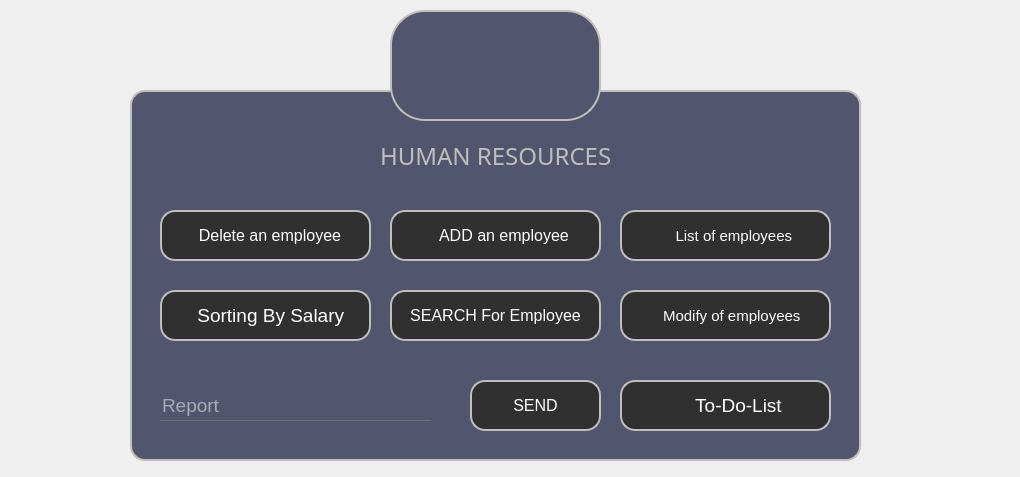
<?xml version="1.0" encoding="UTF-8"?>
<ui version="4.0">
 <class>MainWindow</class>
 <widget class="QMainWindow" name="MainWindow">
  <property name="geometry">
   <rect>
    <x>0</x>
    <y>0</y>
    <width>1020</width>
    <height>477</height>
   </rect>
  </property>
  <property name="windowTitle">
   <string>MENU</string>
  </property>
  <property name="styleSheet">
   <string notr="true">*{
	background:url(C:/Users/ALA/Desktop/2A/projet/court-hammerrr.jpg) ;
}</string>
  </property>
  <property name="animated">
   <bool>true</bool>
  </property>
  <widget class="QWidget" name="centralWidget">
   <widget class="QPushButton" name="pushButton_15">
    <property name="geometry">
     <rect>
      <x>390</x>
      <y>10</y>
      <width>211</width>
      <height>111</height>
     </rect>
    </property>
    <property name="font">
     <font>
      <pointsize>20</pointsize>
     </font>
    </property>
    <property name="styleSheet">
     <string notr="true">*{
background:#51556e;
border: 2px solid #bfbeba;
border-radius: 35px;

}</string>
    </property>
    <property name="text">
     <string/>
    </property>
    <property name="icon">
     <iconset>
      <normaloff>../../clubs &amp; events/icons/2636184.png</normaloff>../../clubs &amp; events/icons/2636184.png</iconset>
    </property>
    <property name="iconSize">
     <size>
      <width>60</width>
      <height>60</height>
     </size>
    </property>
   </widget>
   <widget class="QFrame" name="Qframe">
    <property name="geometry">
     <rect>
      <x>130</x>
      <y>90</y>
      <width>731</width>
      <height>371</height>
     </rect>
    </property>
    <property name="styleSheet">
     <string notr="true">QFrame
{
	background:#51556e;
border: 2px solid #bfbeba;
    border-radius:15px;
}</string>
    </property>
    <property name="frameShape">
     <enum>QFrame::StyledPanel</enum>
    </property>
    <property name="frameShadow">
     <enum>QFrame::Raised</enum>
    </property>
    <widget class="QLabel" name="label_7">
     <property name="geometry">
      <rect>
       <x>250</x>
       <y>40</y>
       <width>251</width>
       <height>51</height>
      </rect>
     </property>
     <property name="styleSheet">
      <string notr="true">*{
    font-family:century gothic;border:none;
    font-size:24px;
	color:#bfbeba;
}

</string>
     </property>
     <property name="text">
      <string>HUMAN RESOURCES</string>
     </property>
    </widget>
    <widget class="QLabel" name="label_8">
     <property name="geometry">
      <rect>
       <x>380</x>
       <y>450</y>
       <width>231</width>
       <height>171</height>
      </rect>
     </property>
     <property name="text">
      <string/>
     </property>
     <property name="pixmap">
      <pixmap>D:/QTprojet/smart court.png</pixmap>
     </property>
     <property name="scaledContents">
      <bool>true</bool>
     </property>
    </widget>
    <widget class="QPushButton" name="pushButton_16">
     <property name="geometry">
      <rect>
       <x>340</x>
       <y>290</y>
       <width>131</width>
       <height>51</height>
      </rect>
     </property>
     <property name="font">
      <font>
       <pointsize>12</pointsize>
      </font>
     </property>
     <property name="styleSheet">
      <string notr="true">*{
color:white;
border-radius: 15px;border: 2px solid #bfbeba;
background:#303030;
}

*:hover
{
	color:#303030;
	border-radius:15px;
	background:white
}</string>
     </property>
     <property name="text">
      <string>SEND</string>
     </property>
    </widget>
    <widget class="QLineEdit" name="lineEdit_4">
     <property name="geometry">
      <rect>
       <x>30</x>
       <y>300</y>
       <width>271</width>
       <height>31</height>
      </rect>
     </property>
     <property name="font">
      <font>
       <pointsize>14</pointsize>
      </font>
     </property>
     <property name="acceptDrops">
      <bool>true</bool>
     </property>
     <property name="styleSheet">
      <string notr="true">*{
background:transparent;
border:none;
color:white;
border-bottom:1px solid #717072;
}</string>
     </property>
     <property name="inputMask">
      <string/>
     </property>
     <property name="text">
      <string/>
     </property>
     <property name="maxLength">
      <number>32767</number>
     </property>
     <property name="placeholderText">
      <string>Report</string>
     </property>
    </widget>
    <widget class="QPushButton" name="ADD_PUSH">
     <property name="geometry">
      <rect>
       <x>260</x>
       <y>120</y>
       <width>211</width>
       <height>51</height>
      </rect>
     </property>
     <property name="font">
      <font>
       <pointsize>12</pointsize>
      </font>
     </property>
     <property name="styleSheet">
      <string notr="true">*{
color:white;
border: 2px solid #bfbeba;
border-radius: 15px;
background:#303030;
}

*:hover
{
	color:#303030;
	border-radius:15px;
	background:white
}</string>
     </property>
     <property name="text">
      <string>    ADD an employee</string>
     </property>
     <property name="icon">
      <iconset>
       <normaloff>../../clubs &amp; events/icons/add.png</normaloff>../../clubs &amp; events/icons/add.png</iconset>
     </property>
     <property name="iconSize">
      <size>
       <width>29</width>
       <height>29</height>
      </size>
     </property>
    </widget>
    <widget class="QPushButton" name="DEL_PUSH">
     <property name="geometry">
      <rect>
       <x>30</x>
       <y>120</y>
       <width>211</width>
       <height>51</height>
      </rect>
     </property>
     <property name="font">
      <font>
       <pointsize>12</pointsize>
      </font>
     </property>
     <property name="styleSheet">
      <string notr="true">*{
color:white;
border-radius: 15px;
border: 2px solid #bfbeba;
background:#303030;
}

*:hover
{
	color:#303030;
	border-radius:15px;
	background:white
}</string>
     </property>
     <property name="text">
      <string>  Delete an employee</string>
     </property>
     <property name="icon">
      <iconset>
       <normaloff>../../clubs &amp; events/icons/delete.png</normaloff>../../clubs &amp; events/icons/delete.png</iconset>
     </property>
     <property name="iconSize">
      <size>
       <width>29</width>
       <height>29</height>
      </size>
     </property>
    </widget>
    <widget class="QPushButton" name="LIST_PUSH">
     <property name="geometry">
      <rect>
       <x>490</x>
       <y>120</y>
       <width>211</width>
       <height>51</height>
      </rect>
     </property>
     <property name="font">
      <font>
       <pointsize>11</pointsize>
      </font>
     </property>
     <property name="styleSheet">
      <string notr="true">*{
color:white;
border-radius: 15px;
border: 2px solid #bfbeba;
background:#303030;
}

*:hover
{
	color:#303030;
	border-radius:15px;
	background:white
}</string>
     </property>
     <property name="text">
      <string>    List of employees</string>
     </property>
     <property name="icon">
      <iconset>
       <normaloff>../../clubs &amp; events/icons/list.png</normaloff>../../clubs &amp; events/icons/list.png</iconset>
     </property>
     <property name="iconSize">
      <size>
       <width>29</width>
       <height>40</height>
      </size>
     </property>
    </widget>
    <widget class="QPushButton" name="MOD_PUSH">
     <property name="geometry">
      <rect>
       <x>490</x>
       <y>200</y>
       <width>211</width>
       <height>51</height>
      </rect>
     </property>
     <property name="font">
      <font>
       <pointsize>11</pointsize>
      </font>
     </property>
     <property name="styleSheet">
      <string notr="true">*{
color:white;
border-radius: 15px;
border: 2px solid #bfbeba;
background:#303030;
}

*:hover
{
	color:#303030;
	border-radius:15px;
	background:white
}</string>
     </property>
     <property name="text">
      <string>   Modify of employees</string>
     </property>
     <property name="icon">
      <iconset>
       <normaloff>../../clubs &amp; events/icons/edit.png</normaloff>../../clubs &amp; events/icons/edit.png</iconset>
     </property>
     <property name="iconSize">
      <size>
       <width>29</width>
       <height>40</height>
      </size>
     </property>
    </widget>
    <widget class="QPushButton" name="SORT_PUSH">
     <property name="geometry">
      <rect>
       <x>30</x>
       <y>200</y>
       <width>211</width>
       <height>51</height>
      </rect>
     </property>
     <property name="font">
      <font>
       <pointsize>14</pointsize>
      </font>
     </property>
     <property name="styleSheet">
      <string notr="true">*{
color:white;
border-radius: 15px;
border: 2px solid #bfbeba;
background:#303030;
}

*:hover
{
	color:#303030;
	border-radius:15px;
	background:white
}</string>
     </property>
     <property name="text">
      <string>  Sorting By Salary</string>
     </property>
     <property name="icon">
      <iconset resource="recourse.qrc">
       <normaloff>:/icons/icons/sort.png</normaloff>:/icons/icons/sort.png</iconset>
     </property>
     <property name="iconSize">
      <size>
       <width>37</width>
       <height>40</height>
      </size>
     </property>
    </widget>
    <widget class="QPushButton" name="SEARCH_PUSH">
     <property name="geometry">
      <rect>
       <x>260</x>
       <y>200</y>
       <width>211</width>
       <height>51</height>
      </rect>
     </property>
     <property name="font">
      <font>
       <pointsize>12</pointsize>
      </font>
     </property>
     <property name="styleSheet">
      <string notr="true">*{
color:white;
border: 2px solid #bfbeba;
border-radius: 15px;
background:#303030;
}

*:hover
{
	color:#303030;
	border-radius:15px;
	background:white
}</string>
     </property>
     <property name="text">
      <string>SEARCH For Employee</string>
     </property>
     <property name="icon">
      <iconset resource="recourse.qrc">
       <normaloff>:/icons/icons/loupe.png</normaloff>:/icons/icons/loupe.png</iconset>
     </property>
     <property name="iconSize">
      <size>
       <width>29</width>
       <height>29</height>
      </size>
     </property>
    </widget>
    <widget class="QPushButton" name="TODOLIST">
     <property name="geometry">
      <rect>
       <x>490</x>
       <y>290</y>
       <width>211</width>
       <height>51</height>
      </rect>
     </property>
     <property name="font">
      <font>
       <pointsize>14</pointsize>
      </font>
     </property>
     <property name="styleSheet">
      <string notr="true">*{
color:white;
border-radius: 15px;
border: 2px solid #bfbeba;
background:#303030;
}

*:hover
{
	color:#303030;
	border-radius:15px;
	background:white
}</string>
     </property>
     <property name="text">
      <string>     To-Do-List</string>
     </property>
     <property name="icon">
      <iconset resource="recourse.qrc">
       <normaloff>:/icons/icons/ToDoList.png</normaloff>:/icons/icons/ToDoList.png</iconset>
     </property>
     <property name="iconSize">
      <size>
       <width>29</width>
       <height>40</height>
      </size>
     </property>
    </widget>
   </widget>
   <zorder>Qframe</zorder>
   <zorder>pushButton_15</zorder>
  </widget>
 </widget>
 <layoutdefault spacing="6" margin="11"/>
 <resources>
  <include location="recourse.qrc"/>
 </resources>
 <connections/>
</ui>
